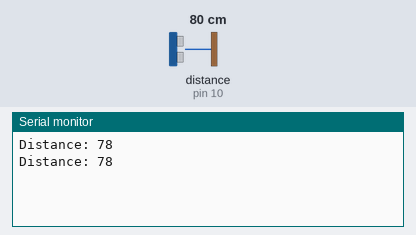
Recording of a sketch running on a simulated Arduino Uno, built with avr-gcc and run on an emulated ATmega328P. Shown: the last lines printed to the serial monitor. Wiring (inferred from the names in the program): ultrasonic range finder: trigger pin 9; echo pin 10. Inputs (shaded band) come from the test bench; at power-on: distance to the obstacle (sensor on pin 10) 80 cm. The echo pulse lasts 58.3 µs per cm.

Above: at 1.8 s.
1.9 s: distance to the obstacle (sensor on pin 10) set to 2 cm
At 2.5 s:
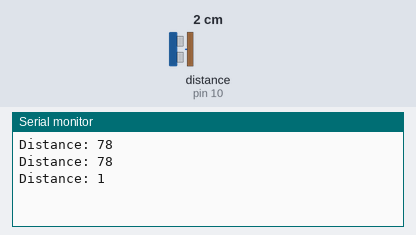
3.4 s: distance to the obstacle (sensor on pin 10) set to 4 cm
At 4.8 s:
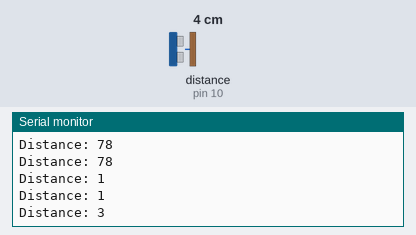
Timing chart, 0 to 6.4 s (numbered marks = the images above; inputs shaded):
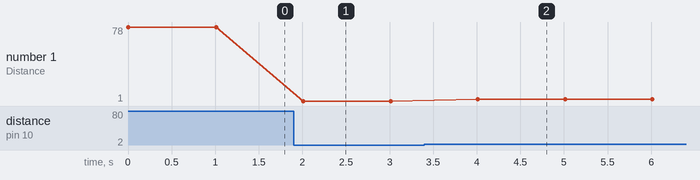

Measured:
- after the input at 1.9 s, the serial monitor: prints a new line after 0.11 s (image 1)
- after the input at 3.4 s, the serial monitor: prints a new line after 0.61 s (image 2)
- plotted number 1: 78 → 1 after the input at 1.9 s, 1 → 3 after the input at 3.4 s

The sketch:

ultrassonico_simples.ino
```cpp
const int trigPin = 9;  // Define o pino de disparo (trigger)
const int echoPin = 10; // Define o pino de eco (echo)
long duration;           // Variável para armazenar o tempo do pulso
int distance;            // Variável para armazenar a distância calculada

void setup() {
  pinMode(trigPin, OUTPUT); // Configura o pino trigPin como saída
  pinMode(echoPin, INPUT);  // Configura o pino echoPin como entrada
  Serial.begin(9600);       // Inicia a comunicação serial a 9600 bps
}

void loop() {
  // Limpa o pino trigPin
  digitalWrite(trigPin, LOW);
  delayMicroseconds(2); // Aguarda 2 microssegundos
  // Envia um pulso no trigPin para iniciar a medição
  digitalWrite(trigPin, HIGH);
  delayMicroseconds(10); // Pulso de 10 microssegundos
  digitalWrite(trigPin, LOW);

  // Lê o tempo do pulso no echoPin
  duration = pulseIn(echoPin, HIGH);

  // Calcula a distância
  distance = duration * 0.034 / 2; // A fórmula é distância = (tempo * velocidade do som) / 2

  // Imprime a distância no monitor serial
  Serial.print("Distance: ");
  Serial.println(distance);

  delay(1000); // Aguarda 1 segundo antes de medir novamente
}
```
